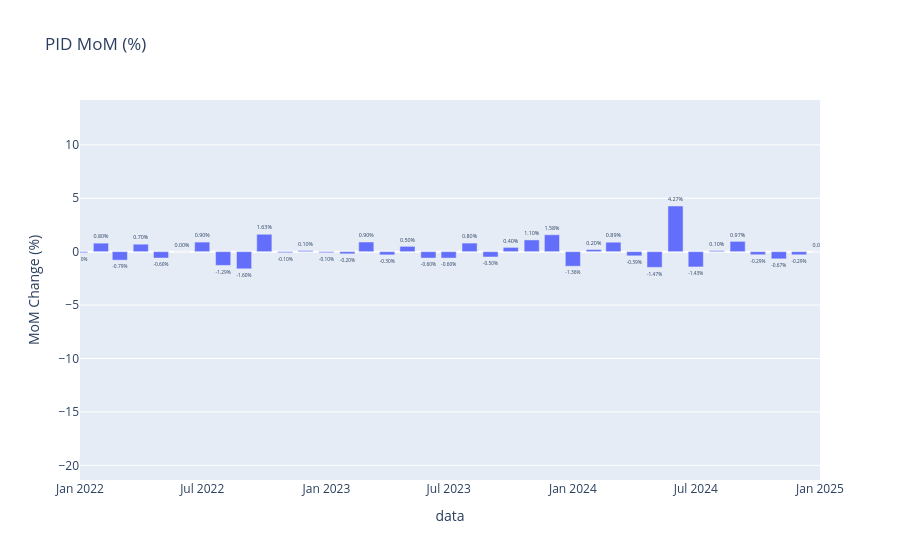

The notebook cell saved with this chart:
### Markdown cell above
### Produção Industrial Dessazonalizado MoM

### Code cell
import plotly.express as px
import pandas as pd

# Calculate MoM percentage change
PID_MoM = PID.iloc[:, 0].pct_change() * 100

# Create a DataFrame for plotting
mom_data = pd.DataFrame({'MoM Change (%)': PID_MoM}, index=PID.index)

fig = px.bar(mom_data, x=mom_data.index, y='MoM Change (%)', title='PID MoM (%)')

# Add percentage values as text annotations outside the bars
fig.update_traces(texttemplate='%{y:.2f}%', textposition='outside')

# Set start date (replace with your desired start date)
fig.update_xaxes(range=['2022-01-01', mom_data.index.max()])

fig.show()

### Figure 1 — Plotly figure (JSON) as saved in the notebook; plotly's stock layout.template omitted (floating-point values rounded to 4 significant figures; data arrays with more than 128 entries replaced by an {"elided": "..."} marker saying what was removed)
{"data": [{"alignmentgroup": "True", "hovertemplate": "data=%{x}<br>MoM Change (%)=%{y}<extra></extra>", "legendgroup": "", "marker": {"color": "#636efa", "pattern": {"shape": ""}}, "name": "", "offsetgroup": "", "orientation": "v", "showlegend": false, "textposition": "outside", "texttemplate": "%{y:.2f}%", "type": "bar", "x": {"elided": "277 str values"}, "xaxis": "x", "y": {"elided": "277 float values"}, "yaxis": "y"}], "layout": {"barmode": "relative", "legend": {"tracegroupgap": 0}, "title": {"text": "PID MoM (%)"}, "xaxis": {"anchor": "y", "domain": [0, 1], "range": ["2022-01-01", "2025-01-01T00:00:00"], "title": {"text": "data"}}, "yaxis": {"anchor": "x", "domain": [0, 1], "title": {"text": "MoM Change (%)"}}}}
